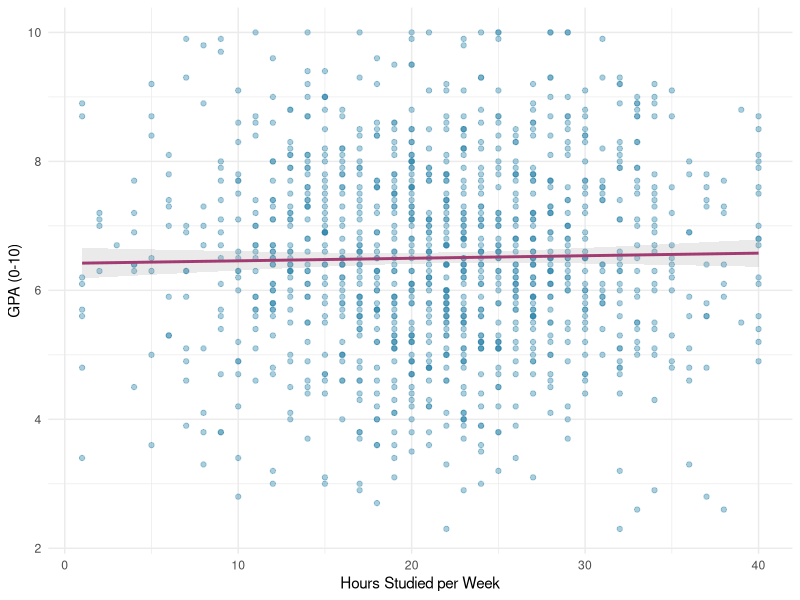
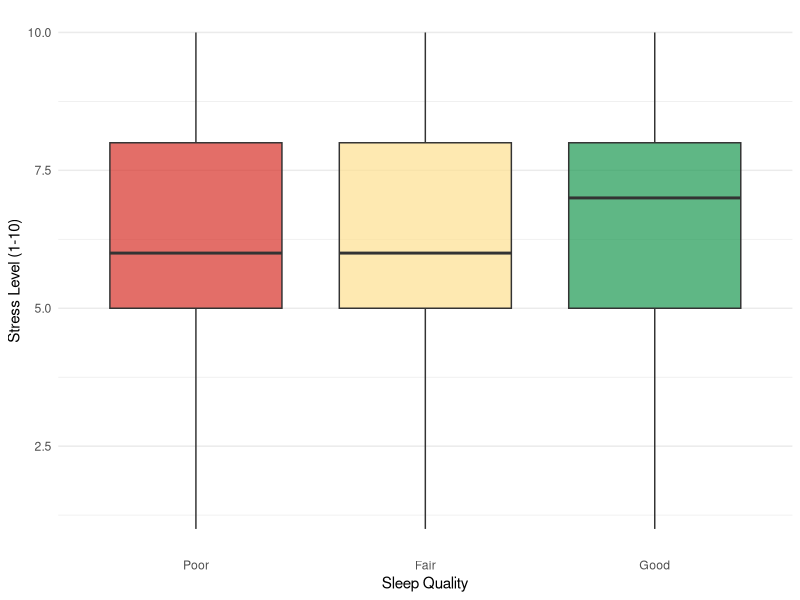
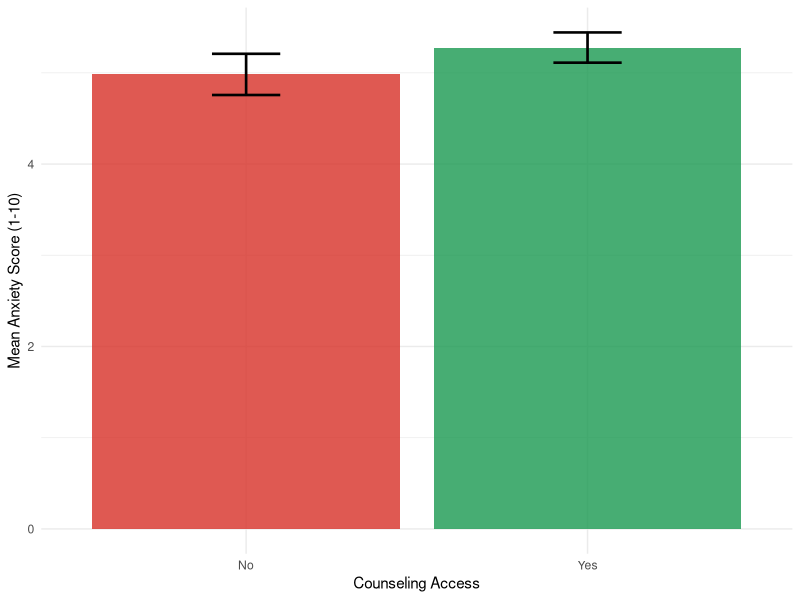

Recreate these plots in R, in order.
# scripts/03_analysis.R
# Purpose: Compute key statistics and save analysis figures
# Author:  Member 3
# Date:    2026-05

library(tidyverse)
library(ggplot2)

cat("\n=== ANALYSIS ===\n")

student_data <- read_csv("data/processed/student_data_clean.csv",
                         show_col_types = FALSE) |>
  mutate(sleep_category = factor(sleep_category,
                                 levels = c("Poor", "Fair", "Good")))

# Key statistics — note the r values printed, use them in Results text
cor_study_gpa <- cor(student_data$hours_studied_per_week,
                     student_data$gpa, use = "complete.obs")
cor_sleep_stress <- cor(student_data$sleep_quality,
                        student_data$stress_level, use = "complete.obs")

cat("Study hours vs GPA    r =", round(cor_study_gpa,   2), "\n")
cat("Sleep    vs Stress    r =", round(cor_sleep_stress, 2), "\n")

# Figure 1: Study hours vs GPA
p1 <- ggplot(student_data, aes(x = hours_studied_per_week, y = gpa)) +
  geom_point(alpha = 0.4, color = "#2E86AB", size = 1.5) +
  geom_smooth(method = "lm", color = "#A23B72", se = TRUE, alpha = 0.2) +
  labs(x = "Hours Studied per Week", y = "GPA (0-10)") +
  theme_minimal(base_size = 11)

ggsave("figures/fig_study_gpa.png", p1, width = 6, height = 4, dpi = 300)

# Figure 2: Sleep quality vs stress
p2 <- ggplot(student_data,
             aes(x = sleep_category, y = stress_level, fill = sleep_category)) +
  geom_boxplot(alpha = 0.7, show.legend = FALSE) +
  scale_fill_manual(
    values = c("Poor" = "#d73027", "Fair" = "#fee090", "Good" = "#1a9850")
  ) +
  labs(x = "Sleep Quality", y = "Stress Level (1-10)") +
  theme_minimal(base_size = 11) +
  theme(panel.grid.major.x = element_blank())

ggsave("figures/fig_sleep_stress.png", p2, width = 6, height = 4, dpi = 300)

# Figure 3: Counseling access vs mean anxiety
counseling_data <- student_data |>
  group_by(counseling_access) |>
  summarise(
    mean_anxiety = mean(anxiety_score, na.rm = TRUE),
    se           = sd(anxiety_score, na.rm = TRUE) / sqrt(n()),
    .groups = "drop"
  ) |>
  mutate(ci_low  = mean_anxiety - 1.96 * se,
         ci_high = mean_anxiety + 1.96 * se)

p3 <- ggplot(counseling_data,
             aes(x = counseling_access, y = mean_anxiety, fill = counseling_access)) +
  geom_col(alpha = 0.8, show.legend = FALSE) +
  geom_errorbar(aes(ymin = ci_low, ymax = ci_high),
                width = 0.2, linewidth = 0.9) +
  scale_fill_manual(values = c("No" = "#d73027", "Yes" = "#1a9850")) +
  labs(x = "Counseling Access", y = "Mean Anxiety Score (1-10)") +
  theme_minimal(base_size = 11)

ggsave("figures/fig_counseling_anxiety.png", p3, width = 5, height = 4, dpi = 300)

cat("All 3 figures saved to figures/\n")
